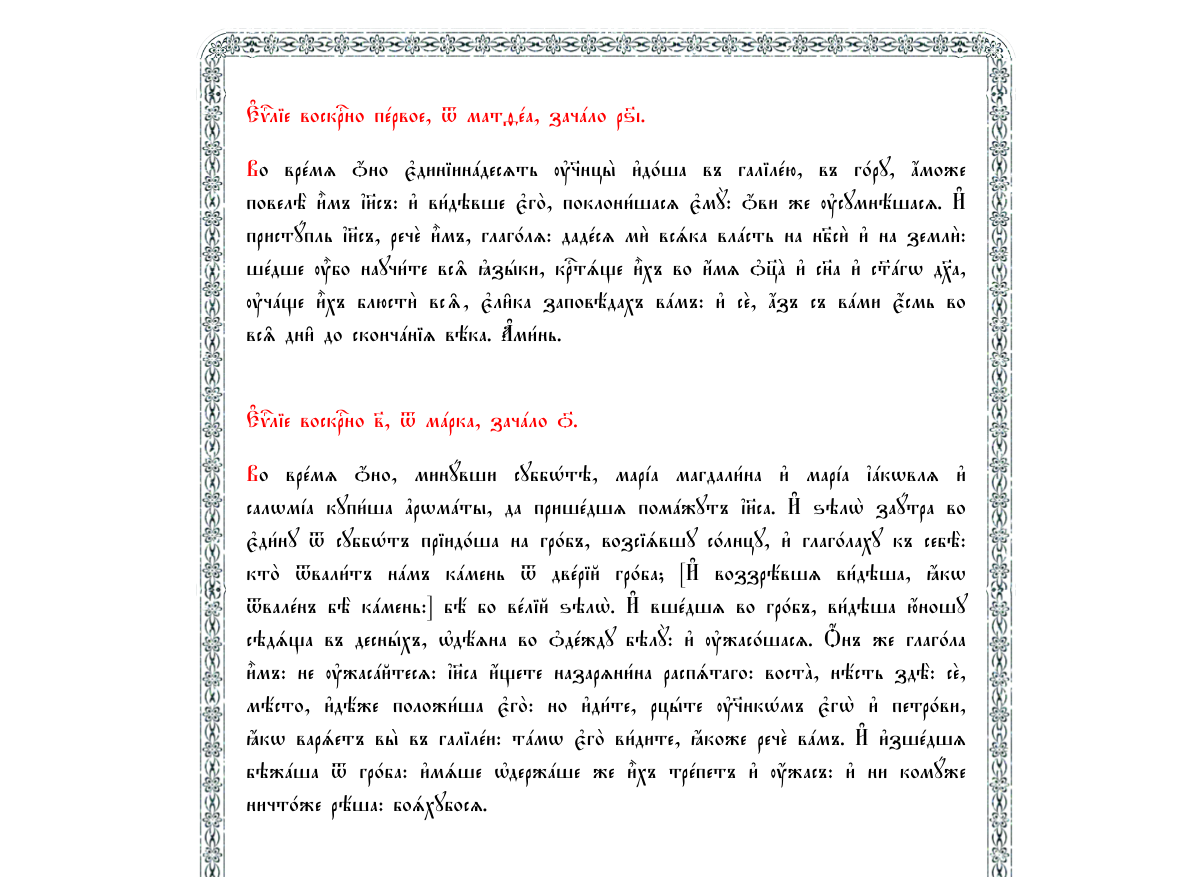
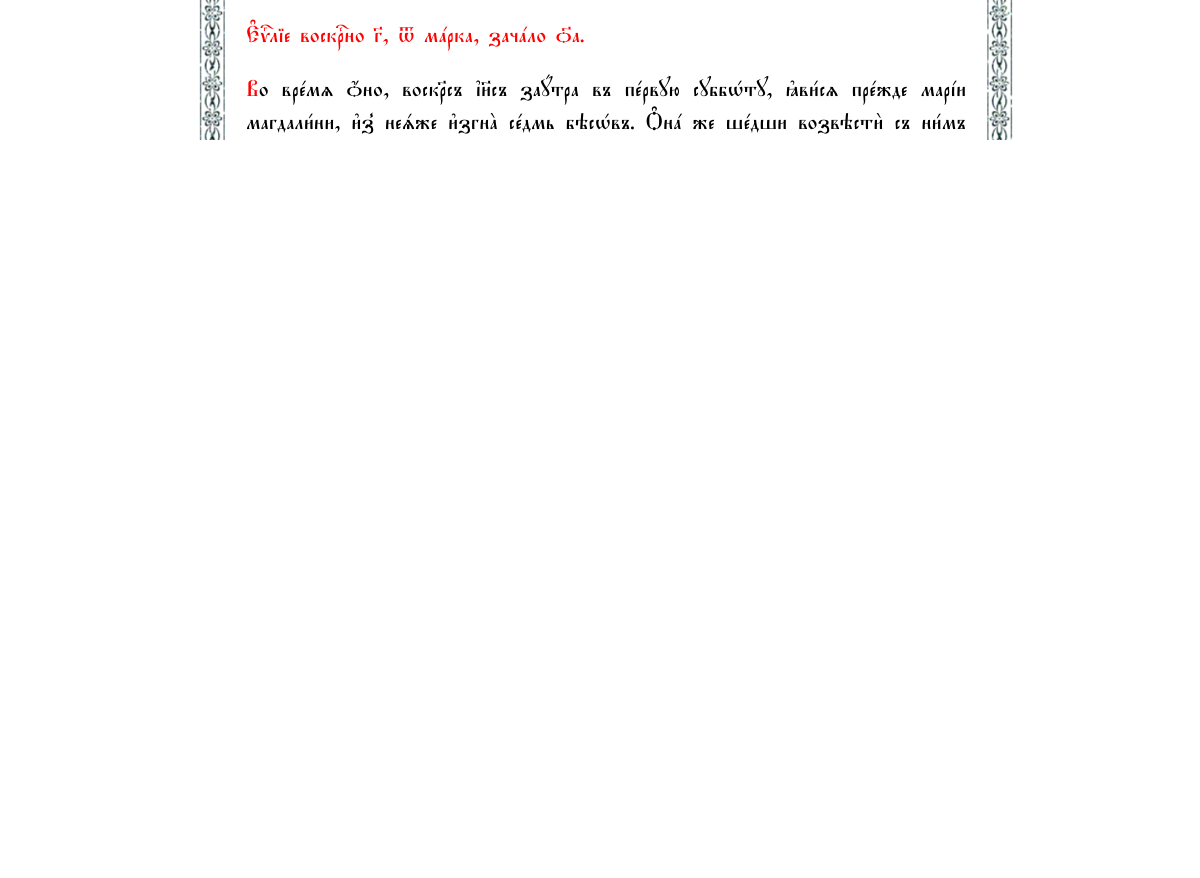
The app's page /sunday/evang with its own data (2 pictures, top to bottom).
### oktoih/models.py (models this page shows, shortened)
class EvangSunday(models.Model):
    evang = models.TextField(verbose_name='Евангелие воскресное')
    exapost = models.TextField(verbose_name='Эксапостиларий')
    st_ev = models.TextField(verbose_name='Стихира еавнгельская')
    class Meta:
        verbose_name = 'Воскресное евангелие, эксапостиларий, стихира евангельская'
        verbose_name_plural = 'Воскресное евангелие, эксапостиларий, стихира евангельская'

### oktoih/views.py (the view)
# urls.py: path('sunday/evang', SundayEvang.as_view(), name='evang'),
class SundayEvang(ListView):
    model = EvangSunday
    paginate_by = 3
    template_name = 'oktoih/evang_sunday.html'

### oktoih/templates/oktoih/evang_sunday.html (shortened to what this page needs)
{% extends 'oktoih/base.html' %}
{% block content %}
        {% for obj in object_list %}
            <article>{{ obj.evang|safe }}<br></article>
        {% endfor %}
{% endblock %}

### oktoih/templates/oktoih/base.html (shortened to what this page needs)
<!DOCTYPE html>
{% load static %}
<html lang="en">
<head>
    <link rel="stylesheet" href="{% static 'oktoih/css/base.css' %}">
</head>
<body>
    <div class="main">
        <div class="right"></div>
        <div class="content">
            {% block content %}{% endblock %}
            <div class="nav">
                <ul id="pagination">
                    {% for number in paginator.page_range %}
                    <li><a href="?page={{ number }}">{{ number }}</a></li>
                    {% endfor %}
                </ul>
            </div>
        </div>
        <div class="left"></div>
    </div>
    <footer class="footer">
        <button class="button">
        <a href="{% url 'message' %}" style="color: black;">Написать автору сайта</a>
        </button>
    </footer>
</body>
</html>

### oktoih/static/oktoih/css/base.css (style rules this page uses)
.main { display: flex; min-height: calc(100vh - 30vh); }
.right, .left { flex: 0 0 14vw; }
.content { border: 30px solid; border-image: url('/static/oktoih/img/rama.png') 50 50 50 50 repeat; margin: 20px; padding: 20px; font-family: 'Hirmos ieUcs'; flex: 1 0 60vw; font-size: 1.3em; text-align: justify; }
p:first-letter { color: red; }
.nav { display: flex; }
a { text-decoration: none; color: #2F4F4F; }
#pagination { margin: auto; display: flex; padding: 0; list-style-type: none; font-family: indent; font-size: 22px; }
#pagination li { margin-right: 5px; padding: 20px; }
.footer { height: 10vh; background-color: #2F4F4F; }
.button { float: right; margin-top: 30px; margin-right: 30px; border-radius: 7px; box-shadow: 0 0 5px 2px white; background-color: #EEE8AA; }

### records on screen
EvangSunday: evang "Е#ђліе воскrно пeрвое, t матfeа, зачaло рѕ7i. Во врeмz џно є3диніинaдесzть ў§нцы2 и3д0ша въ галілeю, въ г0ру, ѓможе повелЁ и5мъ ї}съ: и3 ви1дэвше є3го2, поклони1шасz є3мY: џви же ўсумнёшасz. И# пристyпль ї}съ, речE и5мъ, глаг0лz: дадeсz ми2 всsка влaсть на нб7си2 и3 на земли2: шeдше u5бо научи1те вс‰ kзhки, кrтsще и5хъ во и4мz nц7A и3 сн7а и3 с™aгw д¦а, ўчaще и5хъ блюсти2 вс‰, є3ли6ка заповёдахъ вaмъ: и3 сE, ѓзъ съ вaми є4смь во вс‰ дни6 до скончaніz вёка. Ґми1нь."
EvangSunday: evang "Е#ђліе воскrно в7, t мaрка, зачaло o7. Во врeмz џно, минyвши суббHтэ, марjа магдали1на и3 марjа їaкwвлz и3 салwмjа купи1ша ґрwмaты, да пришeдшz помaжутъ ї}са. И# ѕэлw2 заyтра во є3ди1ну t суббHтъ пріид0ша на гр0бъ, возсіsвшу с0лнцу, и3 глаг0лаху къ себЁ: кто2 tвали1тъ нaмъ кaмень t двeрій гр0ба; [И# воззрёвшz ви1дэша, ћкw tвалeнъ бЁ кaмень:] бё бо вeлій ѕэлw2. И# вшeдшz во гр0бъ, ви1дэша ю4ношу сэдsща въ деснhхъ, њдёzна во nдeжду бэлY: и3 ўжас0шасz. Џнъ же глаг0ла и5мъ: не ўжасaйтесz: ї}са и4щете назарzни1на распsтаго: востA, нёсть здЁ: сE, мёсто, и3дёже положи1ша є3го2: но и3ди1те, рцhте ў§нкHмъ є3гw2 и3 петр0ви, ћкw варsетъ вы2 въ галілeи: тaмw є3го2 ви1дите, ћкоже речE вaмъ. И# и3зшeдшz…"
EvangSunday: evang "Е#ђліе воскrно G, t мaрка, зачaло o7а. Во врeмz џно, воскRсъ ї}съ заyтра въ пeрвую суббHту, kви1сz прeжде марjи магдали1ни, и3з8 неsже и3згнA сeдмь бэсHвъ. Nнa же шeдши возвэсти2 съ ни1мъ бhвшымъ, плaчущымсz и3 рыдaющымъ: и3 nни2 слhшавше, ћкw жи1въ є4сть и3 ви1дэнъ бhсть t неS, не ћша вёры. По си1хъ же двэмA t ни1хъ грzдyщема kви1сz и3нёмъ w4бразомъ, и3дyщема на село2. И# т† шє1дша возвэсти1ста пр0чымъ: и3 ни тёма вёры ћша. Послэди1 же возлежaщымъ и5мъ є3диномунaдесzте kви1сz, и3 поноси2 невёрствію и4хъ и3 жестосeрдію, ћкw ви1дэвшымъ є3го2 востaвша не ћша вёры. И# речE и5мъ: шeдше въ мjръ вeсь, проповёдите є3ђліе всeй твaри. И$же вёру и4метъ и3 кrти1тсz, сп7сeнъ бyдетъ: ґ и4же не и4метъ…"
